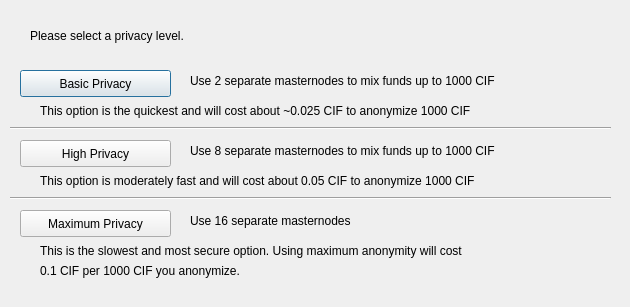
<?xml version="1.0" encoding="UTF-8"?>
<ui version="4.0">
 <class>PrivateSendConfig</class>
 <widget class="QDialog" name="PrivateSendConfig">
  <property name="geometry">
   <rect>
    <x>0</x>
    <y>0</y>
    <width>630</width>
    <height>307</height>
   </rect>
  </property>
  <property name="windowTitle">
   <string>Configure PrivateSend</string>
  </property>
  <widget class="QPushButton" name="buttonBasic">
   <property name="geometry">
    <rect>
     <x>20</x>
     <y>70</y>
     <width>151</width>
     <height>27</height>
    </rect>
   </property>
   <property name="text">
    <string>Basic Privacy</string>
   </property>
  </widget>
  <widget class="QPushButton" name="buttonHigh">
   <property name="geometry">
    <rect>
     <x>20</x>
     <y>140</y>
     <width>151</width>
     <height>27</height>
    </rect>
   </property>
   <property name="text">
    <string>High Privacy</string>
   </property>
  </widget>
  <widget class="QPushButton" name="buttonMax">
   <property name="geometry">
    <rect>
     <x>20</x>
     <y>210</y>
     <width>151</width>
     <height>27</height>
    </rect>
   </property>
   <property name="text">
    <string>Maximum Privacy</string>
   </property>
  </widget>
  <widget class="QLabel" name="label">
   <property name="geometry">
    <rect>
     <x>30</x>
     <y>20</y>
     <width>571</width>
     <height>31</height>
    </rect>
   </property>
   <property name="text">
    <string>Please select a privacy level.</string>
   </property>
  </widget>
  <widget class="QLabel" name="label_2">
   <property name="geometry">
    <rect>
     <x>190</x>
     <y>70</y>
     <width>421</width>
     <height>21</height>
    </rect>
   </property>
   <property name="text">
    <string>Use 2 separate masternodes to mix funds up to 1000 CIF</string>
   </property>
  </widget>
  <widget class="QLabel" name="label_3">
   <property name="geometry">
    <rect>
     <x>190</x>
     <y>140</y>
     <width>411</width>
     <height>21</height>
    </rect>
   </property>
   <property name="text">
    <string>Use 8 separate masternodes to mix funds up to 1000 CIF</string>
   </property>
  </widget>
  <widget class="QLabel" name="label_4">
   <property name="geometry">
    <rect>
     <x>190</x>
     <y>210</y>
     <width>421</width>
     <height>21</height>
    </rect>
   </property>
   <property name="text">
    <string>Use 16 separate masternodes</string>
   </property>
  </widget>
  <widget class="QLabel" name="label_6">
   <property name="geometry">
    <rect>
     <x>40</x>
     <y>100</y>
     <width>561</width>
     <height>21</height>
    </rect>
   </property>
   <property name="text">
    <string>This option is the quickest and will cost about ~0.025 CIF to anonymize 1000 CIF</string>
   </property>
  </widget>
  <widget class="QLabel" name="label_7">
   <property name="geometry">
    <rect>
     <x>40</x>
     <y>170</y>
     <width>561</width>
     <height>21</height>
    </rect>
   </property>
   <property name="text">
    <string>This option is moderately fast and will cost about 0.05 CIF to anonymize 1000 CIF</string>
   </property>
  </widget>
  <widget class="QLabel" name="label_8">
   <property name="geometry">
    <rect>
     <x>40</x>
     <y>240</y>
     <width>561</width>
     <height>21</height>
    </rect>
   </property>
   <property name="text">
    <string>This is the slowest and most secure option. Using maximum anonymity will cost</string>
   </property>
  </widget>
  <widget class="QLabel" name="label_9">
   <property name="geometry">
    <rect>
     <x>40</x>
     <y>260</y>
     <width>561</width>
     <height>21</height>
    </rect>
   </property>
   <property name="text">
    <string>0.1 CIF per 1000 CIF you anonymize.</string>
   </property>
  </widget>
  <widget class="Line" name="line">
   <property name="geometry">
    <rect>
     <x>10</x>
     <y>120</y>
     <width>601</width>
     <height>16</height>
    </rect>
   </property>
   <property name="orientation">
    <enum>Qt::Horizontal</enum>
   </property>
  </widget>
  <widget class="Line" name="line_2">
   <property name="geometry">
    <rect>
     <x>10</x>
     <y>190</y>
     <width>601</width>
     <height>16</height>
    </rect>
   </property>
   <property name="orientation">
    <enum>Qt::Horizontal</enum>
   </property>
  </widget>
 </widget>
 <resources/>
 <connections/>
</ui>
